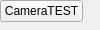
<?xml version="1.0" encoding="UTF-8"?>
<ui version="4.0">
<class>CameraContainer</class>
<widget class="QWidget" name="CameraContainer">

    <!-- <property name="geometry">
        <rect>
            <x>600</x>
            <y>0</y>
            <width>600</width>
            <height>400</height>
        </rect>
    </property> -->

    <widget class="QPushButton" name="button_test">
        <property name="text">
            <string>CameraTEST</string>
        </property>

        <!-- <property name="geometry">
            <rect>
                <x>760</x>
                <y>175</y>
                <width>80</width>
                <height>50</height>
            </rect>
        </property>-->
    </widget>

</widget>
<resources/>
<connections/>
</ui>
